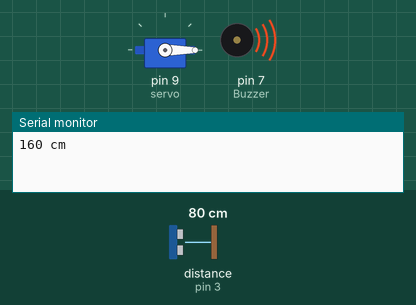
Simulated run of this sketch. Board: Arduino Nano, built with avr-gcc and run on an emulated ATmega328P. Shown: servo, buzzer (waves = sounding, pin HIGH), the last lines printed to the serial monitor. Wiring (inferred from the names in the program): ultrasonic range finder: trigger pin 2; echo pin 3. Inputs (shaded band) come from the test bench; at power-on: distance to the obstacle (sensor on pin 3) 80 cm. The echo pulse lasts 58.3 µs per cm; pins used as bus, display or sensor lines are not drawn.

Above: at 3.6 s.
3.7 s: distance to the obstacle (sensor on pin 3) set to 250 cm
At 7.9 s:
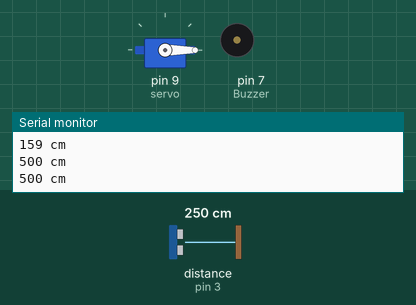
8.2 s: distance to the obstacle (sensor on pin 3) set to 205 cm
11.9 s: distance to the obstacle (sensor on pin 3) set to 196 cm
At 14.25 s:
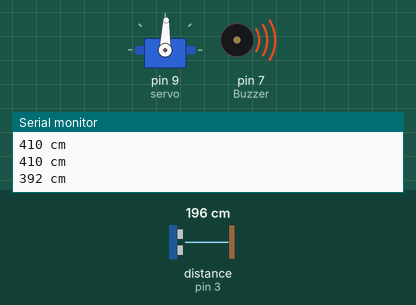
16.8 s: distance to the obstacle (sensor on pin 3) set to 299 cm
At 17.41 s:
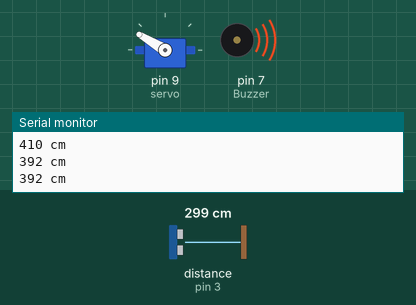
20.5 s: distance to the obstacle (sensor on pin 3) set to 2 cm
At 21.67 s:
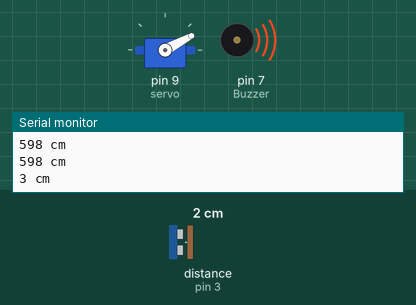
Timing chart, 0 to 75.4 s (numbered marks = the images above; inputs shaded):
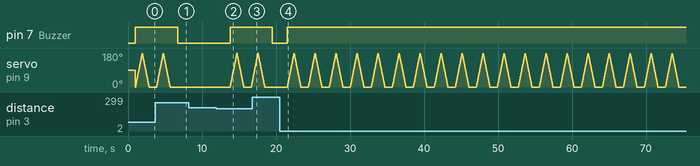

The sketch:

ultrasonic-sensor-nano.ino
```cpp
int trigPin = 2;
int echoPin = 3;
int Buzzer = 7;
#include <Servo.h>

Servo servo;
int pos = 0;

void setup() {
  Serial.begin(9600);
  pinMode(Buzzer, OUTPUT);
  pinMode(trigPin, OUTPUT);
  pinMode(echoPin, INPUT);
  servo.attach(9);
  pos = 0;
}

void loop() {
  long duration, distance;
  digitalWrite(trigPin, HIGH);
  delayMicroseconds(10);
  digitalWrite(trigPin, LOW);
  duration = pulseIn(echoPin, HIGH);
  distance = (duration)/29.1;
  duration = pulseIn(echoPin, LOW);
  Serial.print(distance);
  Serial.print(" cm");
  Serial.print("\n");
  delay(0);
  if (distance <= 400){
    digitalWrite(Buzzer, HIGH);
        for (pos = 0; pos <= 180; pos += 1) { // goes from 0 degrees to 180 degreesi
      servo.write(pos);              // tell servo to go to position in variable 'pos'
      delay(5);                       // waits 15ms for the servo to reach the position
    }
        for (pos = 180; pos >= 0; pos -= 1) { // goes from 180 degrees to 0 degrees
      servo.write(pos);              // tell servo to go to position in variable 'pos'
      delay(5);                       // waits 15ms for the servo to reach the position
    }
  }
  else {
    digitalWrite(Buzzer, LOW);
  }
}
```

Measured:
- the behaviour switches between 201 and 200 cm on distance to the obstacle (sensor on pin 3) (found by bisection; images 1 and 2)
- after the input at 3.7 s, pin 7 (Buzzer): HIGH → LOW after 3.0 s; servo on pin 9 (servo): goes on until 5.7 s, then stays 0°
- after the input at 11.9 s, pin 7 (Buzzer): LOW → HIGH after 1.9 s
- after the input at 16.8 s, pin 7 (Buzzer): HIGH → LOW after 2.7 s; servo on pin 9 (servo): goes on until 18.5 s, then stays 0°
